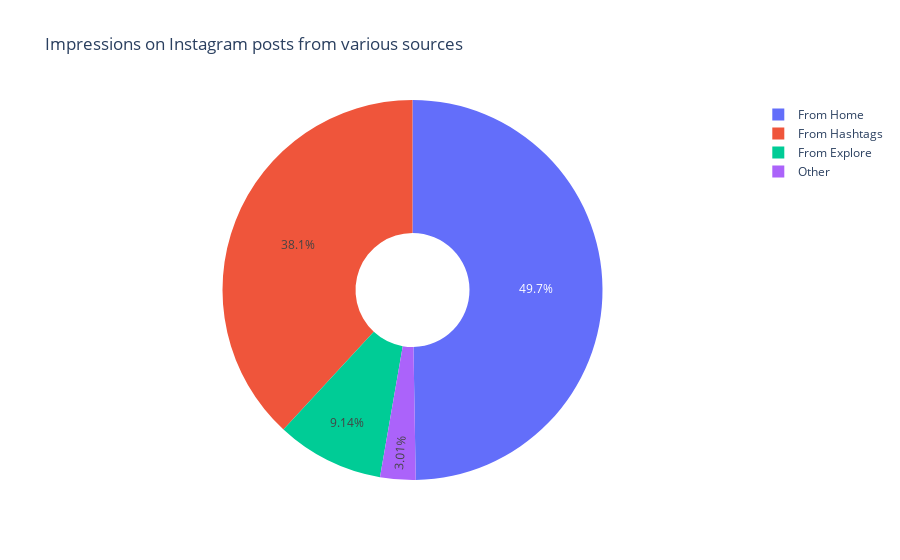

Notebook cell for this chart:
### Markdown cell above
Now, let's have a look at the percentage of impressions got from all the various sources on Instagram.

### Code cell
labels = ['From Home','From Hashtags','From Explore','Other']

values = [data["From Home"].sum(), data["From Hashtags"].sum(), data["From Explore"].sum(), data["From Other"].sum()]

fig = px.pie(data, values=values, names=labels, title='Impressions on Instagram posts from various sources', hole=0.3)
fig.show()

### Figure 1 — Plotly figure (JSON) as saved in the notebook; plotly's stock layout.template omitted (floating-point values rounded to 4 significant figures)
{"data": [{"domain": {"x": [0, 1], "y": [0, 1]}, "hole": 0.3, "hovertemplate": "label=%{label}<br>value=%{value}<extra></extra>", "labels": ["From Home", "From Hashtags", "From Explore", "Other"], "legendgroup": "", "name": "", "showlegend": true, "type": "pie", "values": [224513, 172087, 41287, 13587]}], "layout": {"legend": {"tracegroupgap": 0}, "title": {"text": "Impressions on Instagram posts from various sources"}}}
